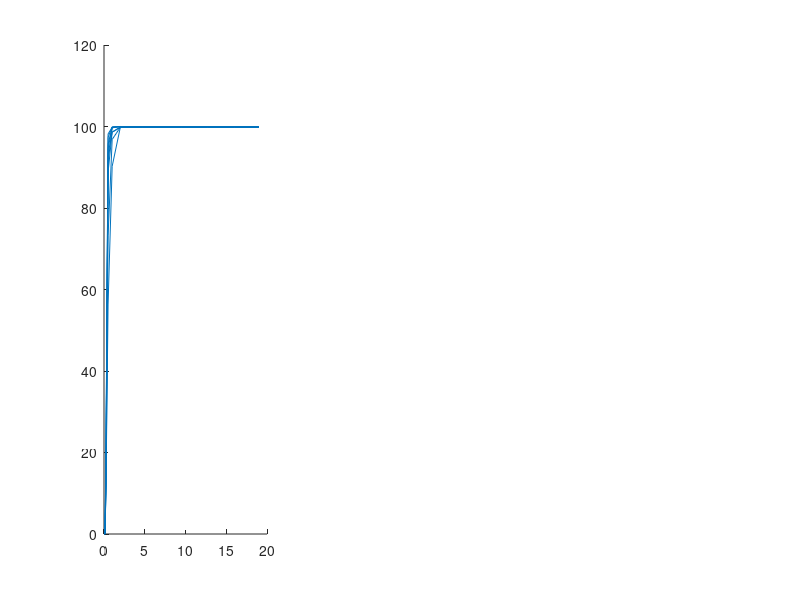

This chart was generated by the following MATLAB code: (Note: this script raises an error after producing the figure.)
%% Figure 2 - Sediemnt Distribution
%
%
% Davidson, B.; Batista, K.; Samrah, S.; Rios Mendoza, L. M.; Pujara, N.
% Microplastic Contamination of Sediments across and within
%       Three Beaches in Western Lake Superior.
% Journal of Great Lakes Research 2022, 48 (6), 1563–1572.
% https://doi.org/10.1016/j.jglr.2022.09.011.

clear; close all; clc;

load figure2_data.mat

%Calculate CDF
cumulative = zeros(1,27);
sediment_cdf = nan(length(Diameter_mm),length(cumulative));
for i = 1:size(percent_mass,1)
    add = percent_mass(end-(i-1),:);
    cumulative = cumulative + add;
    sediment_cdf(end-(i-1),:) = [cumulative];
end

%Plot settings
ticks = flip(Diameter_mm);
ticks(9:10) = [];
set(gcf,'Position',[235 296 1112 426])

%Plot WIP
subplot(1,3,1)
hold on
for i = 1:9
    plot(Diameter_mm,sediment_cdf(:,i),'-','Color',[0 0.4470 0.7410])
end
hold on
yline(50,'--')
xlim([0 2])
ylim([0 100])
set(gca,'XScale','log')
xticks(ticks)
ylabel('CDF (%)')
title('WIP')
set(gca,'FontSize',22)

%Plot MNP
subplot(1,3,2)
hold on
for i = 10:18
    plot(Diameter_mm,sediment_cdf(:,i),'-','Color',[0 0.4470 0.7410])
end
yline(50,'--')
xlim([0 2])
ylim([0 100])
set(gca,'XScale','log')
xticks(ticks)
xlabel('Diameter (mm)')
title('MNP')
set(gca,'FontSize',22)

%Plot THMN
subplot(1,3,3)
hold on
for i = 19:27
    plot(Diameter_mm,sediment_cdf(:,i),'-','Color',[0 0.4470 0.7410])
end
yline(50,'--')
xlim([0 19])
ylim([0 100])
set(gca,'XScale','log')
xticks(ticks)
title('THMN')
set(gca,'FontSize',22)